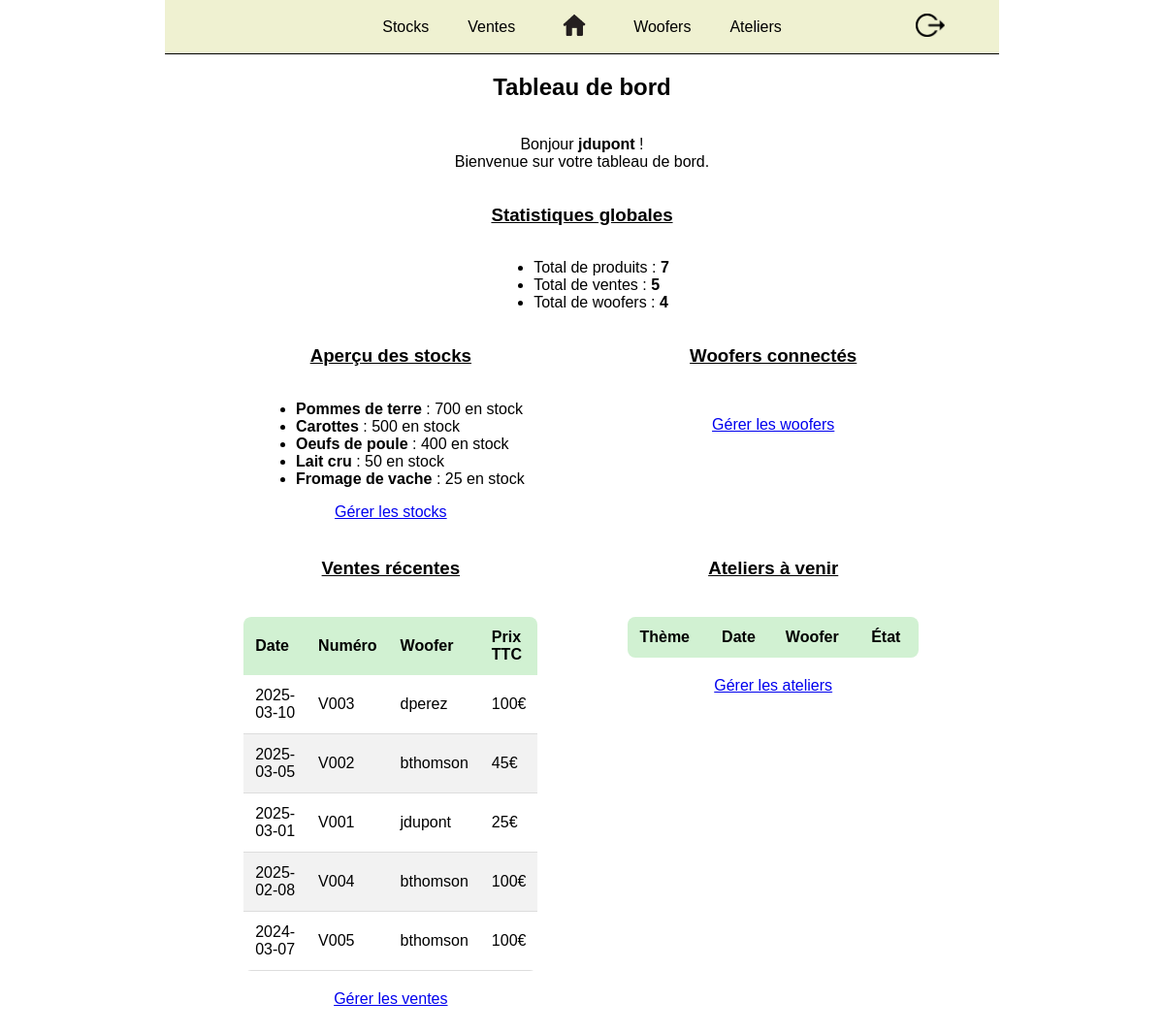
The page /tdb.php (signed in) on the database as committed earlier.
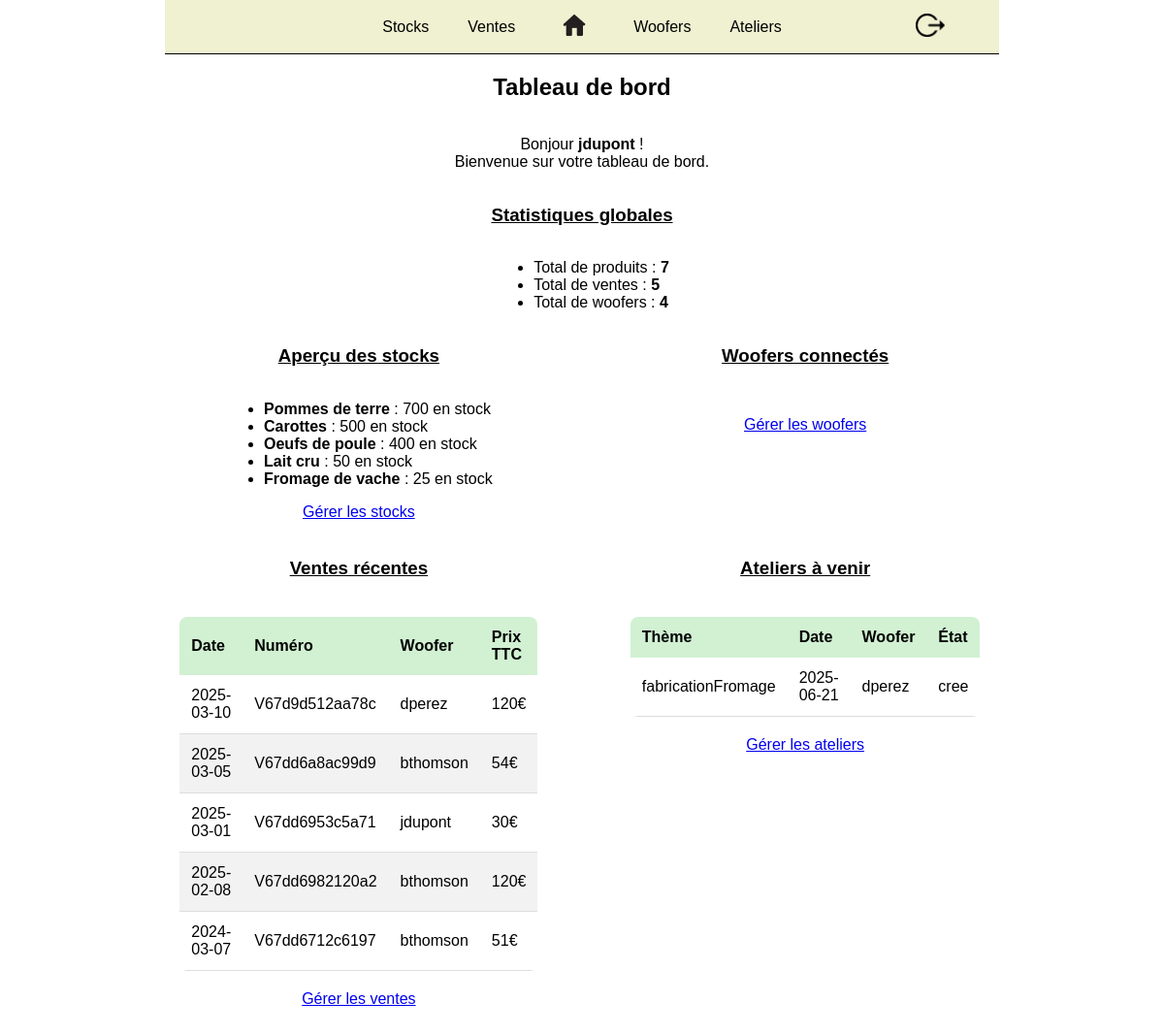
The same page on the database as committed later.
### tables this page shows
CREATE TABLE Produit (
    noProduit INT PRIMARY KEY AUTO_INCREMENT,
    nom VARCHAR(30) NOT NULL,
    quantite INT NOT NULL,
    photo VARCHAR(255),
    etat ENUM('stocke', 'misEnVente', 'vendu', 'epuise'),
    prixUnitaire FLOAT NOT NULL,
    typeProduit INT NOT NULL,
    FOREIGN KEY (typeProduit) REFERENCES TypeProduit(noTypeProduit)
);

CREATE TABLE Vente (
    idnoVente VARCHAR(30) PRIMARY KEY,
    date DATE NOT NULL,
    prixTTC FLOAT NOT NULL,
    prixHT FLOAT NOT NULL,
    woofer INT NOT NULL,
    etat ENUM('cree', 'enregistree', 'enAttente', 'payee', 'annulee', 'refusee', 'archivee') NOT NULL,
    FOREIGN KEY (woofer) REFERENCES Woofer(idCompte)
);

CREATE TABLE Utilisateur (
    idCompte INT PRIMARY KEY AUTO_INCREMENT,
    nomUtilisateur VARCHAR(100) NOT NULL,
    motDePasse VARCHAR(50) NOT NULL,
    email VARCHAR(100) NOT NULL,
    typeUtilisateur ENUM('Woofer', 'Responsable') NOT NULL,
    dateCreation DATE NOT NULL,
    etat ENUM('connecte', 'deconnecte') NOT NULL,
    derniereConnexion DATE NOT NULL
);

CREATE TABLE Atelier (
    noAtelier INT PRIMARY KEY AUTO_INCREMENT,
    theme ENUM('fabricationFromage', 'cultureBiologique', 'decouverteSoinsAnimaux') NOT NULL,
    nbMaxParticipants INT NOT NULL,
    etat ENUM('cree', 'enCours', 'annule', 'termine', 'modifie', 'reporte') NOT NULL,
    prix FLOAT NOT NULL,
    date DATE NOT NULL,
    woofer INT NOT NULL,
    FOREIGN KEY (woofer) REFERENCES Woofer(idCompte)
);

### tdb.php (the view, shortened to what this page needs)
<?php
require_once("config/database.php");
?>
<!DOCTYPE html>
<html lang="fr">
<head>
    <link rel="stylesheet" href="css/menu.css">
    <link rel="stylesheet" href="css/index.css">
</head>
<body>
    <?php include_once("menu.php"); ?>
    <h2>Tableau de bord</h2>
    <div id="welcome">
        <p>Bonjour <strong><?php echo $_SESSION["utilisateur"]; ?></strong> !<br>Bienvenue sur votre tableau de bord.</p>
    </div>
    <section>
        <h3>Statistiques globales</h3>
        <ul>
            <?php
            $totalProduits = mysqli_fetch_assoc(mysqli_query($conn, "SELECT COUNT(*) AS total FROM Produit"))['total'];
            $totalVentes = mysqli_fetch_assoc(mysqli_query($conn, "SELECT COUNT(*) AS total FROM Vente"))['total'];
            $totalWoofers = mysqli_fetch_assoc(mysqli_query($conn, "SELECT COUNT(*) AS total FROM Woofer"))['total'];
            echo "<li>Total de produits : <strong>{$totalProduits}</strong></li>";
            echo "<li>Total de ventes : <strong>{$totalVentes}</strong></li>";
            echo "<li>Total de woofers : <strong>{$totalWoofers}</strong></li>";
            ?>
        </ul>
    </section>
    <div id="big-box-tdb">
        <section>
            <h3>Aperçu des stocks</h3>
            <ul>
                <?php
                $sqlStocks = "SELECT nom, quantite FROM Produit ORDER BY quantite DESC LIMIT 5";
                $resultStocks = mysqli_query($conn, $sqlStocks);
                while ($row = mysqli_fetch_assoc($resultStocks)) {
                    echo "<li><strong>{$row['nom']}</strong> : {$row['quantite']} en stock</li>";
                }
                ?>
            </ul>
            <a href="stocks.php">Gérer les stocks</a>
        </section>
        <section>
            <h3>Woofers connectés</h3>
            <a href="woofers.php">Gérer les woofers</a>
        </section>
        <section>
            <h3>Ventes récentes</h3>
            <table>
                <thead>
                    <tr>
                        <th>Date</th>
                        <th>Numéro</th>
                        <th>Woofer</th>
                        <th>Prix TTC</th>
                    </tr>
                </thead>
                <tbody>
                    <?php
                    $sqlVentesRecentes = "
                        SELECT v.date, v.idnoVente, u.nomUtilisateur, v.prixTTC
                        FROM Vente v
                        JOIN Woofer w ON v.woofer = w.idCompte
                        JOIN Utilisateur u ON w.idCompte = u.idCompte
                        ORDER BY v.date DESC LIMIT 5
                    ";
                    $resultVentes = mysqli_query($conn, $sqlVentesRecentes);
                    while ($vente = mysqli_fetch_assoc($resultVentes)) {
                        echo "<tr>
                                <td>{$vente['date']}</td>
                                <td>{$vente['idnoVente']}</td>
                                <td>{$vente['nomUtilisateur']}</td>
                                <td>{$vente['prixTTC']}€</td>
                            </tr>";
                    }
                    ?>
                </tbody>
            </table>
            <a href="ventes.php">Gérer les ventes</a>
        </section>
        <section>
            <h3>Ateliers à venir</h3>
            <table>
                <thead>
                    <tr>
                        <th>Thème</th>
                        <th>Date</th>
                        <th>Woofer</th>
                        <th>État</th>
                    </tr>
                </thead>
                <tbody>
                    <?php
                    $sqlAteliers = "
                        SELECT a.theme, a.date, u.nomUtilisateur, a.etat
                        FROM Atelier a
                        JOIN Woofer w ON a.woofer = w.idCompte
                        JOIN Utilisateur u ON w.idCompte = u.idCompte
                        WHERE a.date >= CURDATE()
                        ORDER BY a.date ASC
                        LIMIT 5
                    ";
                    $resultAteliers = mysqli_query($conn, $sqlAteliers);
                    while ($atelier = mysqli_fetch_assoc($resultAteliers)) {
                        echo "<tr>
                                <td>{$atelier['theme']}</td>
                                <td>{$atelier['date']}</td>
                                <td>{$atelier['nomUtilisateur']}</td>
                                <td>{$atelier['etat']}</td>
                            </tr>";
                    }
                    ?>
                </tbody>
            </table>
            <a href="ateliers.php">Gérer les ateliers</a>
        </section>
    </div>
    </body>
</html>

### menu.php
<div class="menu">
    <div class="menu-main">
        <a href="stocks.php">Stocks</a>
        <a href="ventes.php">Ventes</a>
        <button onclick="window.location.href='tdb.php'"><img id="homePng" src="resources/home.png" alt="Home"></button>
        <a href="woofers.php">Woofers</a>
        <a href="ateliers.php">Ateliers</a>
    </div>
    <button class="menu-logout" onclick="window.location.href='logout.php'"><img id="logoutPng" src="resources/logout.png" alt="Logout"></button>
</div>

### css/menu.css (style rules this page uses)
.menu { margin: auto; display: flex; flex-direction: row; justify-content: center; align-items: center; width: 70%; position: relative; padding: 10px; border-bottom: 1px solid black; background-color: #eff1d1; }
.menu-main { display: flex; align-items: center; gap: 40px; }
.menu-main a { text-decoration: none; color: black; }
.menu button { background-color: rgba(0, 0, 0, 0); border: none; }
#homePng, #logoutPng { width: 30px; }
.menu-logout { position: absolute; right: 50px; }

### css/index.css (style rules this page uses)
body, html { padding: 0; margin: 0; }
body { display: flex; flex-direction: column; align-items: center; padding-bottom: 100px; }
* { font-family: "Trebuchet MS", "Lucida Sans Unicode", "Lucida Grande", "Lucida Sans", Arial, sans-serif; }
h3 { text-decoration: underline; text-align: center; }
table { width: 80%; border-collapse: collapse; margin: 20px auto; border-radius: 8px; overflow: hidden; }
th, td { padding: 12px; text-align: left; font-size: 16px; }
th { background-color: #d1f1d2; color: black; font-weight: bold; }
tr:nth-child(even) { background-color: #f2f2f2; }
td { border-bottom: 1px solid #ddd; }
tr:first-child td:first-child { border-top-left-radius: 8px; }
tr:first-child td:last-child { border-top-right-radius: 8px; }
tr:last-child td:first-child { border-bottom-left-radius: 8px; }
tr:last-child td:last-child { border-bottom-right-radius: 8px; }
#welcome { text-align: center; }
section { display: flex; flex-direction: column; align-items: center; }
#big-box-tdb { display: grid; grid-template-columns: repeat(2, 1fr); grid-template-rows: repeat(2, auto); gap: 20px; }

Rows that differ between the two databases and show on the page:
removed vente: date "2025-03-10", idnoVente "V003", utilisateur.nomUtilisateur "dperez", prixTTC "100"
removed vente: date "2025-03-05", idnoVente "V002", utilisateur.nomUtilisateur "bthomson", prixTTC "45"
removed vente: date "2025-03-01", idnoVente "V001", utilisateur.nomUtilisateur "jdupont", prixTTC "25"
removed vente: date "2025-02-08", idnoVente "V004", utilisateur.nomUtilisateur "bthomson", prixTTC "100"
removed vente: date "2024-03-07", idnoVente "V005", utilisateur.nomUtilisateur "bthomson", prixTTC "100"
added vente: date "2025-03-10", idnoVente "V67d9d512aa78c", utilisateur.nomUtilisateur "dperez", prixTTC "120"
added vente: date "2025-03-05", idnoVente "V67dd6a8ac99d9", utilisateur.nomUtilisateur "bthomson", prixTTC "54"
added vente: date "2025-03-01", idnoVente "V67dd6953c5a71", utilisateur.nomUtilisateur "jdupont", prixTTC "30"
added vente: date "2025-02-08", idnoVente "V67dd6982120a2", utilisateur.nomUtilisateur "bthomson", prixTTC "120"
added vente: date "2024-03-07", idnoVente "V67dd6712c6197", utilisateur.nomUtilisateur "bthomson", prixTTC "51"
added atelier: theme "fabricationFromage", date "2025-06-21", utilisateur.nomUtilisateur "dperez", etat "cree"
